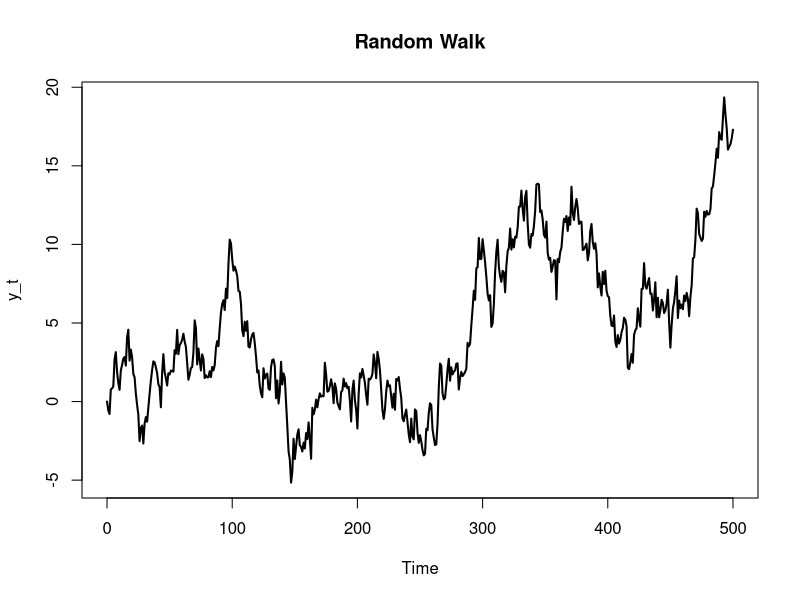
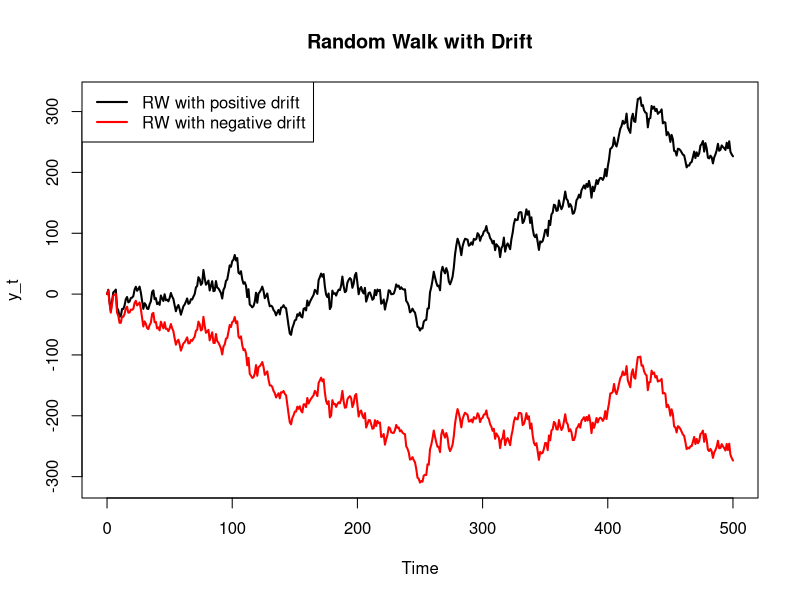
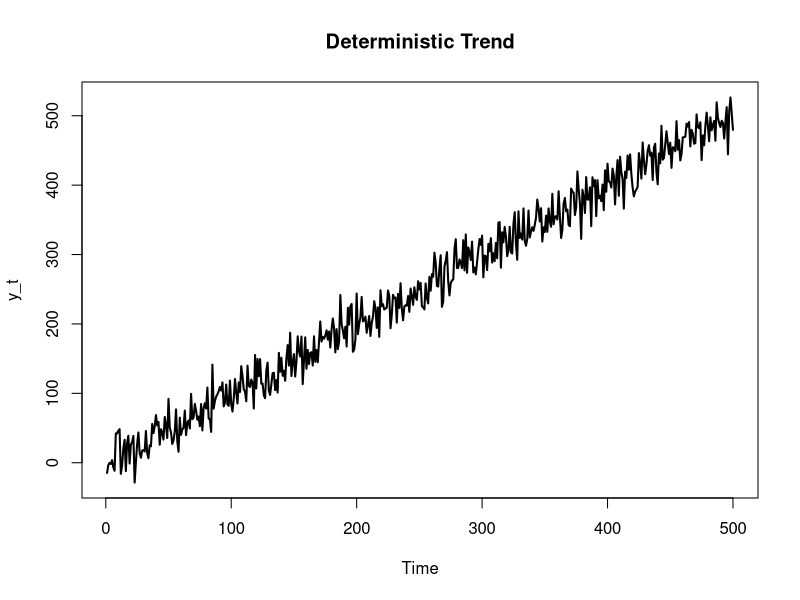

The R script that drew these images, in order:
## ---- chunk 1
knitr::opts_chunk$set(fig.align="center", message = FALSE, warning = FALSE)
knitr::knit_hooks$set(purl = knitr::hook_purl)
## ---- chunk 2
library(forecast) # For ARIMA modelling, forecasting and evaluation
library(urca) # For unit root and stationarity tests
## ---- chunk 3
# Number of observations
N = 500

# Model to simulate
# For RW model, only need d = 1 in (p,d,q) to include unit root
M = list(order = c(0, 1, 0))

set.seed(123)

RW <- stats::arima.sim(model = M, n = N)

# Plot RW
plot(x = RW, main = "Random Walk", ylab = "y_t", lwd = 2)
## ---- chunk 4
RW %>% urca::ur.df(type = "none", selectlags = "AIC") %>% summary()

# KPSS requires a deterministic component, either drift (mu) or trend (tau)
RW %>% urca::ur.kpss(type = "mu", lags = "short") %>% summary()
## ---- chunk 5
# Use same number of observations (N) and model (M) as RW model

# Include a non-zero mean value and optionally the standard deviation
# RW with positive constant
set.seed(234)
RW_posDrift <- stats::arima.sim(model = M, n = N, mean = 0.5, sd = 10)

# RW with negative constant
set.seed(234)
RW_negDrift <- stats::arima.sim(model = M, n = N, mean = -0.5, sd = 10)

# Plot RW with drift
plot(x = cbind(RW_posDrift, RW_negDrift), 
     main = "Random Walk with Drift", ylab = "y_t", 
     plot.type = "single", 
     col = c("black", "red"), lwd = 2)

legend(x = "topleft", legend = c("RW with positive drift", "RW with negative drift"), 
       col = c("black", "red"), lwd = 2)
## ---- chunk 6
RW_posDrift %>% urca::ur.df(type = "drift", selectlags = "AIC") %>% summary()

RW_posDrift %>% urca::ur.kpss(type = "mu", lags = "short") %>% summary()
## ---- chunk 7
# Use same number of observations as RW model
tt <- 1:N

set.seed(345)

# Set sd = 20 so that the ups and downs can be seen clearly
DT <- tt + rnorm(n = N, mean = 0, sd = 20)

plot(x = as.ts(DT), main = "Deterministic Trend", ylab = "y_t", lwd = 2)
## ---- chunk 8
DT %>% urca::ur.df(type = "trend", selectlags = "AIC") %>% summary()

DT %>% urca::ur.kpss(type = "tau", lags = "short") %>% summary()
